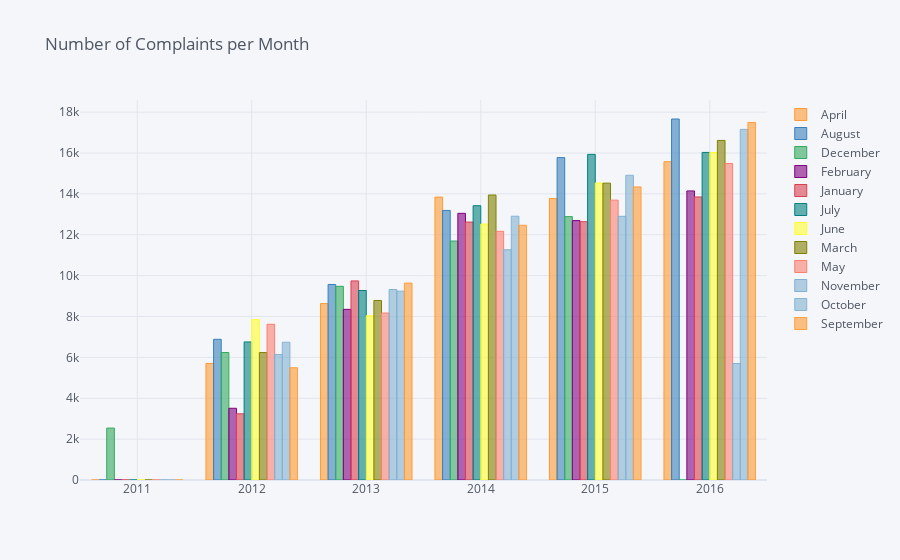

This figure's notebook cell:
### Code cell
pd.crosstab(consumer_data['Year'],consumer_data['Month']).iplot(kind='bar',barmode='group',
                                                        title='Number of Complaints per Month')

### Figure 1 — Plotly figure (JSON) as saved in the notebook; plotly's stock layout.template omitted (floating-point values rounded to 4 significant figures)
{"data": [{"marker": {"color": "rgba(255, 153, 51, 0.6)", "line": {"color": "rgba(255, 153, 51, 1.0)", "width": 1}}, "name": "April", "orientation": "v", "text": "", "type": "bar", "x": [2011, 2012, 2013, 2014, 2015, 2016], "y": [0, 5704, 8632, 13842, 13770, 15574]}, {"marker": {"color": "rgba(55, 128, 191, 0.6)", "line": {"color": "rgba(55, 128, 191, 1.0)", "width": 1}}, "name": "August", "orientation": "v", "text": "", "type": "bar", "x": [2011, 2012, 2013, 2014, 2015, 2016], "y": [0, 6884, 9567, 13189, 15775, 17664]}, {"marker": {"color": "rgba(50, 171, 96, 0.6)", "line": {"color": "rgba(50, 171, 96, 1.0)", "width": 1}}, "name": "December", "orientation": "v", "text": "", "type": "bar", "x": [2011, 2012, 2013, 2014, 2015, 2016], "y": [2540, 6238, 9477, 11694, 12888, 0]}, {"marker": {"color": "rgba(128, 0, 128, 0.6)", "line": {"color": "rgba(128, 0, 128, 1.0)", "width": 1}}, "name": "February", "orientation": "v", "text": "", "type": "bar", "x": [2011, 2012, 2013, 2014, 2015, 2016], "y": [0, 3510, 8349, 13048, 12693, 14145]}, {"marker": {"color": "rgba(219, 64, 82, 0.6)", "line": {"color": "rgba(219, 64, 82, 1.0)", "width": 1}}, "name": "January", "orientation": "v", "text": "", "type": "bar", "x": [2011, 2012, 2013, 2014, 2015, 2016], "y": [0, 3239, 9741, 12621, 12638, 13850]}, {"marker": {"color": "rgba(0, 128, 128, 0.6)", "line": {"color": "rgba(0, 128, 128, 1.0)", "width": 1}}, "name": "July", "orientation": "v", "text": "", "type": "bar", "x": [2011, 2012, 2013, 2014, 2015, 2016], "y": [0, 6756, 9272, 13421, 15933, 16029]}, {"marker": {"color": "rgba(255, 255, 51, 0.6)", "line": {"color": "rgba(255, 255, 51, 1.0)", "width": 1}}, "name": "June", "orientation": "v", "text": "", "type": "bar", "x": [2011, 2012, 2013, 2014, 2015, 2016], "y": [0, 7844, 8036, 12523, 14530, 16025]}, {"marker": {"color": "rgba(128, 128, 0, 0.6)", "line": {"color": "rgba(128, 128, 0, 1.0)", "width": 1}}, "name": "March", "orientation": "v", "text": "", "type": "bar", "x": [2011, 2012, 2013, 2014, 2015, 2016], "y": [0, 6236, 8785, 13945, 14524, 16616]}, {"marker": {"color": "rgba(251, 128, 114, 0.6)", "line": {"color": "rgba(251, 128, 114, 1.0)", "width": 1}}, "name": "May", "orientation": "v", "text": "", "type": "bar", "x": [2011, 2012, 2013, 2014, 2015, 2016], "y": [0, 7619, 8170, 12168, 13694, 15487]}, {"marker": {"color": "rgba(128, 177, 211, 0.6)", "line": {"color": "rgba(128, 177, 211, 1.0)", "width": 1}}, "name": "November", "orientation": "v", "text": "", "type": "bar", "x": [2011, 2012, 2013, 2014, 2015, 2016], "y": [0, 6137, 9320, 11264, 12903, 5699]}, {"marker": {"color": "rgba(128, 177, 211, 0.6)", "line": {"color": "rgba(128, 177, 211, 0.8999999999999999)", "width": 1}}, "name": "October", "orientation": "v", "text": "", "type": "bar", "x": [2011, 2012, 2013, 2014, 2015, 2016], "y": [0, 6742, 9241, 12908, 14910, 17157]}, {"marker": {"color": "rgba(255, 153, 51, 0.6)", "line": {"color": "rgba(255, 153, 51, 0.8999999999999999)", "width": 1}}, "name": "September", "orientation": "v", "text": "", "type": "bar", "x": [2011, 2012, 2013, 2014, 2015, 2016], "y": [0, 5494, 9636, 12465, 14342, 17495]}], "layout": {"barmode": "group", "legend": {"bgcolor": "#F5F6F9", "font": {"color": "#4D5663"}}, "paper_bgcolor": "#F5F6F9", "plot_bgcolor": "#F5F6F9", "title": {"font": {"color": "#4D5663"}, "text": "Number of Complaints per Month"}, "xaxis": {"gridcolor": "#E1E5ED", "showgrid": true, "tickfont": {"color": "#4D5663"}, "title": {"font": {"color": "#4D5663"}, "text": ""}, "zerolinecolor": "#E1E5ED"}, "yaxis": {"gridcolor": "#E1E5ED", "showgrid": true, "tickfont": {"color": "#4D5663"}, "title": {"font": {"color": "#4D5663"}, "text": ""}, "zerolinecolor": "#E1E5ED"}}}
